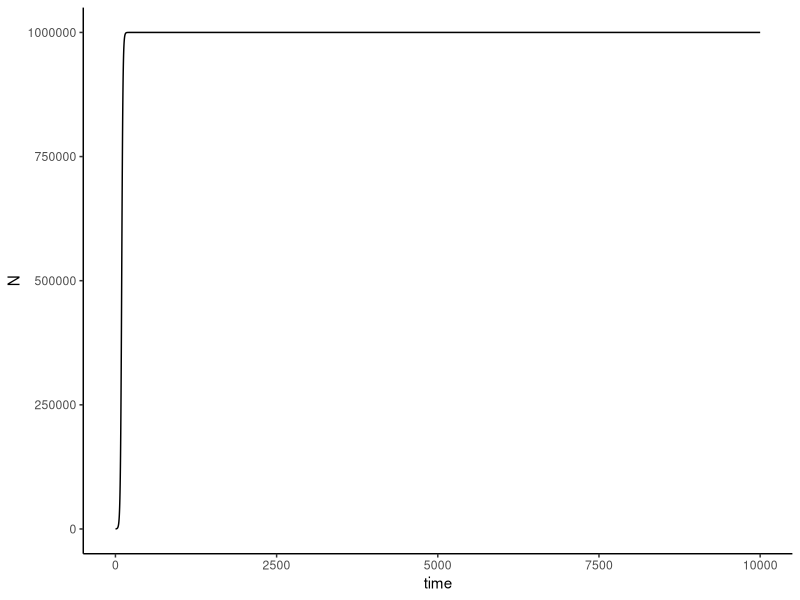
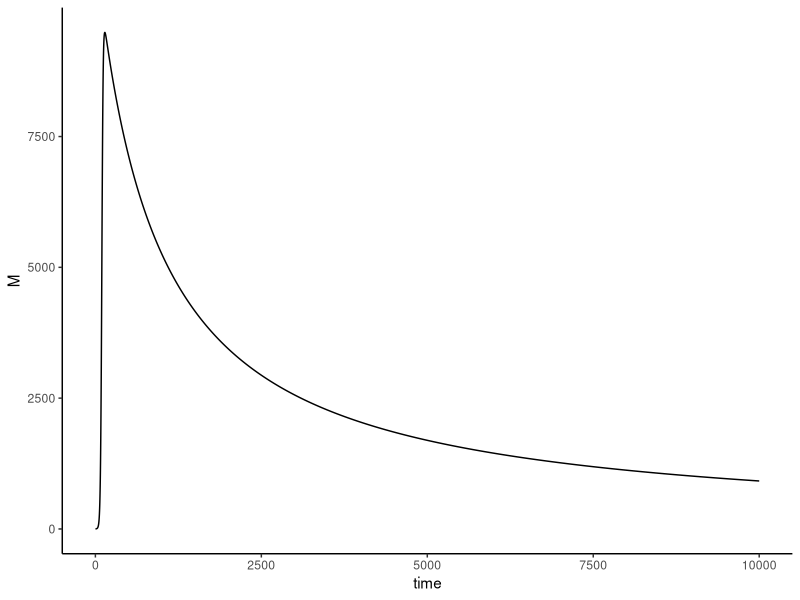

Reproduce these figures in R, in order.
##Generate a script that simulates growth of the two sub-populations in the tumor to equilibrium followed by drug treatment. 
##Input basic information
timesteps=10000
r=0.1
K=1000000
N0=100
M0=1

#vectors to store 
NsEvents=numeric(length=timesteps)
NsEvents[1]=N0
MsEvents=numeric(length=timesteps)
MsEvents[1]=M0
#variable for changes in growth rate
rnc=-0.1
rmc=0.5*0.1
#Original- normal
for(t in 1:(timesteps-1)){
  NsEvents[t+1]<- NsEvents[t]+r*NsEvents[t]*(1-(NsEvents[t]+MsEvents[t])/K)  
}

#Original-mutant
for(t in 1:(timesteps-1)){
MsEvents[t+1]<- MsEvents[t]+r*MsEvents[t]*(1-(NsEvents[t]+MsEvents[t])/K)}

#plot:
library(ggplot2)
normal<-data.frame(time=1:timesteps,N=NsEvents)
ggplot(data=normal,aes(x=time,y=N))+geom_line()+theme_classic()

mutant<-data.frame(time=1:timesteps,M=MsEvents)
ggplot(data=mutant,aes(x=time,y=M))+geom_line()+theme_classic()
#This would help me find the equilibrium, to know when to introduce the drug
#Since, I cant figure that out, based on this I will write the rest of the code as though equilibrium occurred at t=50
#Simulation with new events- normal subpopulation
for(t in 1:(timesteps-1)){
  if(t==50){
    NsEvents[t+1] <- NsEvents[t]+rnc*NsEvents[t]*(1-(NsEvents[t]+MsEvents[t])/K)
  }
  else{
    NsEvents[t+1] <- NsEvents[t]+r*NsEvents[t]*(1-(NsEvents[t]+MsEvents[t])/K)
  }
}
#Simulation with new events-Mutant subpopulation
for(t in 1:(timesteps-1)){
  if(t==50){
    MsEvents[t+1] <- MsEvents[t]+rmc*MsEvents[t]*(1-(NsEvents[t]+MsEvents[t])/K)
  }
  else{
    MsEvents[t+1] <- MsEvents[t]+r*MsEvents[t]*(1-(NsEvents[t]+MsEvents[t])/K)
  }
}
#Plot your results using a line graph.


